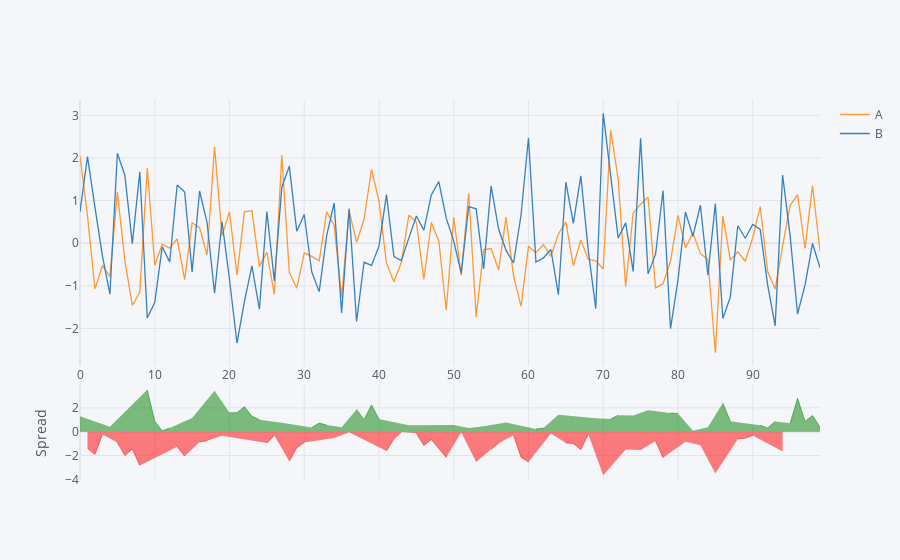

Notebook cell for this chart:
### Code cell
pd.np = np
df[['A','B']].iplot(kind='spread')
#股价图，但有bug，不知道为什么

# Works now, 应该是cufflinks的代码实现用了老版本的pandas 那时的pandas有pd.np，现在没了就得单独调用np

### Figure 1 — Plotly figure (JSON) as saved in the notebook; plotly's stock layout.template omitted (floating-point values rounded to 4 significant figures)
{"data": [{"line": {"color": "rgba(255, 153, 51, 1.0)", "dash": "solid", "shape": "linear", "width": 1.3}, "mode": "lines", "name": "A", "text": "", "type": "scatter", "x": [0, 1, 2, 3, 4, 5, 6, 7, 8, 9, 10, 11, 12, 13, 14, 15, 16, 17, 18, 19, 20, 21, 22, 23, 24, 25, 26, 27, 28, 29, 30, 31, 32, 33, 34, 35, 36, 37, 38, 39, 40, 41, 42, 43, 44, 45, 46, 47, 48, 49, 50, 51, 52, 53, 54, 55, 56, 57, 58, 59, 60, 61, 62, 63, 64, 65, 66, 67, 68, 69, 70, 71, 72, 73, 74, 75, 76, 77, 78, 79, 80, 81, 82, 83, 84, 85, 86, 87, 88, 89, 90, 91, 92, 93, 94, 95, 96, 97, 98, 99], "y": [2.042, 0.6433, -1.07, -0.5278, -0.7852, 1.203, -0.4048, -1.458, -1.154, 1.767, -0.511, -0.02639, -0.1172, 0.1017, -0.8536, 0.4792, 0.3642, -0.2767, 2.26, 0.1711, 0.7386, -0.7494, 0.7342, 0.7634, -0.5494, -0.2122, -1.203, 2.067, -0.6795, -1.055, -0.2297, -0.3107, -0.4121, 0.7363, 0.4166, -1.269, 0.7622, 0.02316, 0.557, 1.73, 0.9886, -0.4684, -0.9041, -0.4407, 0.6605, 0.4983, -0.8506, 0.4854, 0.05418, -1.568, 0.6089, -0.7579, 1.171, -1.729, -0.1501, -0.1248, -0.6299, 0.6122, -0.7662, -1.484, -0.07256, -0.2223, -0.03423, -0.3077, 0.2171, 0.4928, -0.5298, 0.07592, -0.3828, -0.4062, -0.6057, 2.655, 1.498, -1.014, 0.7049, 0.9152, 1.077, -1.047, -0.9505, -0.4279, 0.6532, -0.1064, 0.237, -0.2387, -0.3874, -2.569, 0.6396, -0.3967, -0.2013, -0.423, 0.1289, 0.8603, -0.6654, -1.076, -0.06521, 0.884, 1.137, -0.1218, 1.349, -0.1875]}, {"line": {"color": "rgba(55, 128, 191, 1.0)", "dash": "solid", "shape": "linear", "width": 1.3}, "mode": "lines", "name": "B", "text": "", "type": "scatter", "x": [0, 1, 2, 3, 4, 5, 6, 7, 8, 9, 10, 11, 12, 13, 14, 15, 16, 17, 18, 19, 20, 21, 22, 23, 24, 25, 26, 27, 28, 29, 30, 31, 32, 33, 34, 35, 36, 37, 38, 39, 40, 41, 42, 43, 44, 45, 46, 47, 48, 49, 50, 51, 52, 53, 54, 55, 56, 57, 58, 59, 60, 61, 62, 63, 64, 65, 66, 67, 68, 69, 70, 71, 72, 73, 74, 75, 76, 77, 78, 79, 80, 81, 82, 83, 84, 85, 86, 87, 88, 89, 90, 91, 92, 93, 94, 95, 96, 97, 98, 99], "y": [0.7365, 2.029, 0.847, -0.295, -1.197, 2.11, 1.596, -0.01149, 1.676, -1.753, -1.394, -0.08197, -0.4372, 1.365, 1.2, -0.6723, 1.225, 0.4827, -1.173, 0.5078, -0.8518, -2.342, -1.367, -0.5315, -1.549, 0.74, -0.8836, 1.313, 1.807, 0.2818, 0.6743, -0.6708, -1.135, 0.1785, 0.9426, -1.637, 0.8144, -1.838, -0.4476, -0.5188, -0.06887, 1.141, -0.3131, -0.4098, 0.1251, 0.6371, 0.3077, 1.133, 1.446, 0.5872, 0.05042, -0.7038, 0.8579, 0.8069, -0.6041, 1.343, 0.3326, -0.1695, -0.4644, 0.6554, 2.469, -0.4417, -0.3442, -0.1477, -1.208, 1.432, 0.4628, 1.578, -0.1694, -1.533, 3.047, 1.588, 0.1206, 0.4769, -0.6618, 2.46, -0.7196, -0.2582, 1.236, -2.005, -0.8645, 0.7325, 0.1638, 0.8901, -0.753, 0.9286, -1.767, -1.266, 0.4089, 0.1156, 0.4414, 0.3226, -0.9853, -1.941, 1.597, 0.1784, -1.661, -0.9794, -0.006789, -0.5763]}, {"connectgaps": false, "fill": "tozeroy", "line": {"color": "green", "dash": "solid", "shape": "linear", "width": 0.5}, "mode": "lines", "name": "Spread", "showlegend": false, "type": "scatter", "x": [0, 1, 2, 3, 4, 5, 6, 7, 8, 9, 10, 11, 12, 13, 14, 15, 16, 17, 18, 19, 20, 21, 22, 23, 24, 25, 26, 27, 28, 29, 30, 31, 32, 33, 34, 35, 36, 37, 38, 39, 40, 41, 42, 43, 44, 45, 46, 47, 48, 49, 50, 51, 52, 53, 54, 55, 56, 57, 58, 59, 60, 61, 62, 63, 64, 65, 66, 67, 68, 69, 70, 71, 72, 73, 74, 75, 76, 77, 78, 79, 80, 81, 82, 83, 84, 85, 86, 87, 88, 89, 90, 91, 92, 93, 94, 95, 96, 97, 98, 99], "xaxis": "x2", "y": [1.306, "", "", "", 0.412, "", "", "", "", 3.519, 0.8827, 0.05558, 0.3199, "", "", 1.151, "", "", 3.433, "", 1.59, 1.593, 2.101, 1.295, 0.9998, "", "", 0.7548, "", "", "", 0.3601, 0.7234, 0.5578, "", 0.368, "", 1.861, 1.005, 2.248, 1.058, "", "", "", 0.5354, "", "", "", "", "", 0.5585, "", 0.3129, "", 0.4539, "", "", 0.7817, "", "", "", 0.2194, 0.3099, "", 1.425, "", "", "", "", 1.127, "", 1.067, 1.378, "", 1.367, "", 1.797, "", "", 1.577, 1.518, "", 0.07324, "", 0.3657, "", 2.406, 0.8696, "", "", "", 0.5377, 0.3199, 0.8652, "", 0.7057, 2.799, 0.8577, 1.356, 0.3888], "yaxis": "y2"}, {"connectgaps": false, "fill": "tozeroy", "line": {"color": "red", "dash": "solid", "shape": "linear", "width": 0.5}, "mode": "lines", "name": "Spread", "showlegend": false, "type": "scatter", "x": [0, 1, 2, 3, 4, 5, 6, 7, 8, 9, 10, 11, 12, 13, 14, 15, 16, 17, 18, 19, 20, 21, 22, 23, 24, 25, 26, 27, 28, 29, 30, 31, 32, 33, 34, 35, 36, 37, 38, 39, 40, 41, 42, 43, 44, 45, 46, 47, 48, 49, 50, 51, 52, 53, 54, 55, 56, 57, 58, 59, 60, 61, 62, 63, 64, 65, 66, 67, 68, 69, 70, 71, 72, 73, 74, 75, 76, 77, 78, 79, 80, 81, 82, 83, 84, 85, 86, 87, 88, 89, 90, 91, 92, 93, 94, 95, 96, 97, 98, 99], "xaxis": "x2", "y": ["", -1.386, -1.917, -0.2328, "", -0.9076, -2.001, -1.447, -2.83, "", "", "", "", -1.263, -2.054, "", -0.8607, -0.7594, "", -0.3367, "", "", "", "", "", -0.9521, -0.3196, "", -2.486, -1.337, -0.9039, "", "", "", -0.526, "", -0.05229, "", "", "", "", -1.609, -0.5911, -0.03095, "", -0.1388, -1.158, -0.6472, -1.392, -2.156, "", -0.0541, "", -2.536, "", -1.468, -0.9625, "", -0.3018, -2.139, -2.541, "", "", -0.1599, "", -0.9395, -0.9927, -1.503, -0.2133, "", -3.653, "", "", -1.491, "", -1.544, "", -0.7893, -2.186, "", "", -0.839, "", -1.129, "", -3.497, "", "", -0.6102, -0.5386, -0.3125, "", "", "", -1.662, "", "", "", "", ""], "yaxis": "y2"}], "layout": {"hovermode": "x", "legend": {"bgcolor": "#F5F6F9", "font": {"color": "#4D5663"}}, "paper_bgcolor": "#F5F6F9", "plot_bgcolor": "#F5F6F9", "title": {"font": {"color": "#4D5663"}}, "xaxis": {"gridcolor": "#E1E5ED", "showgrid": true, "tickfont": {"color": "#4D5663"}, "title": {"font": {"color": "#4D5663"}, "text": ""}, "zerolinecolor": "#E1E5ED"}, "xaxis2": {"anchor": "y2", "gridcolor": "#E1E5ED", "showgrid": true, "showticklabels": false, "tickfont": {"color": "#4D5663"}, "title": {"font": {"color": "#4D5663"}, "text": ""}, "zerolinecolor": "#E1E5ED"}, "yaxis": {"domain": [0.3, 1], "gridcolor": "#E1E5ED", "showgrid": true, "tickfont": {"color": "#4D5663"}, "title": {"font": {"color": "#4D5663"}, "text": ""}, "zerolinecolor": "#E1E5ED"}, "yaxis2": {"domain": [0, 0.25], "gridcolor": "#E1E5ED", "showgrid": true, "tickfont": {"color": "#4D5663"}, "title": {"font": {"color": "#4D5663"}, "text": "Spread"}, "zerolinecolor": "#E1E5ED"}}}
